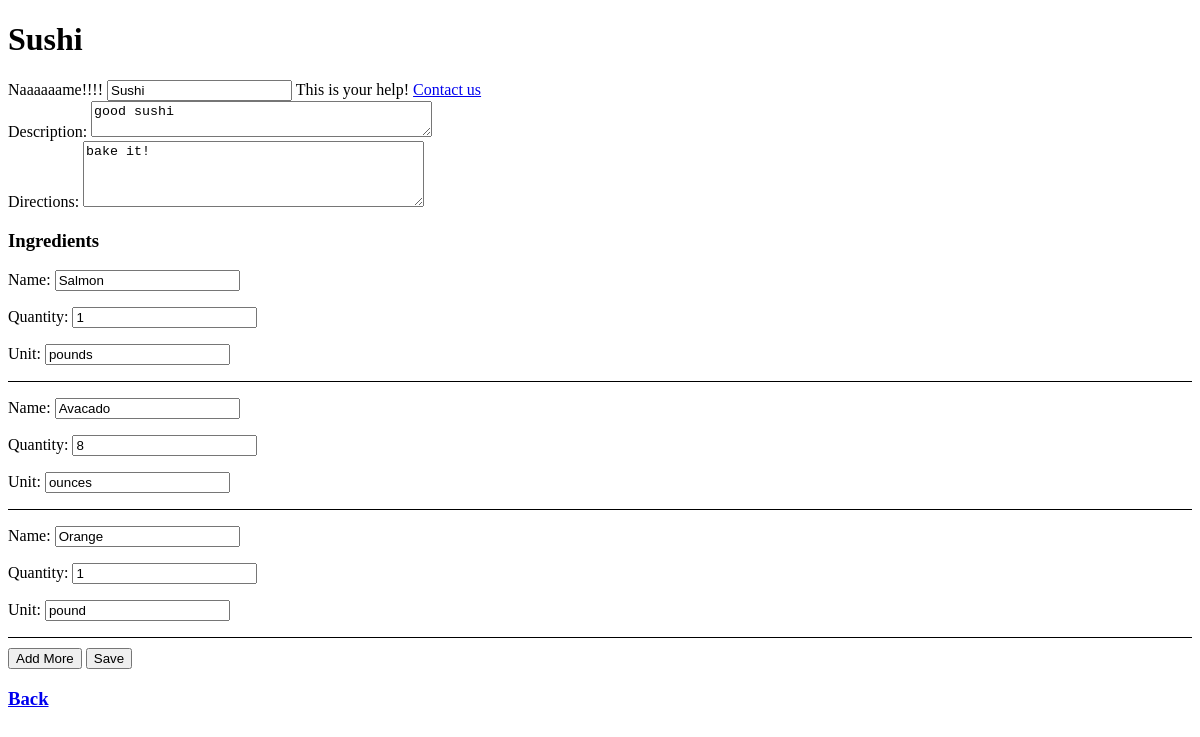
/pantry/recipes/1/edit/ (signed in), run on an earlier commit of the app's database.
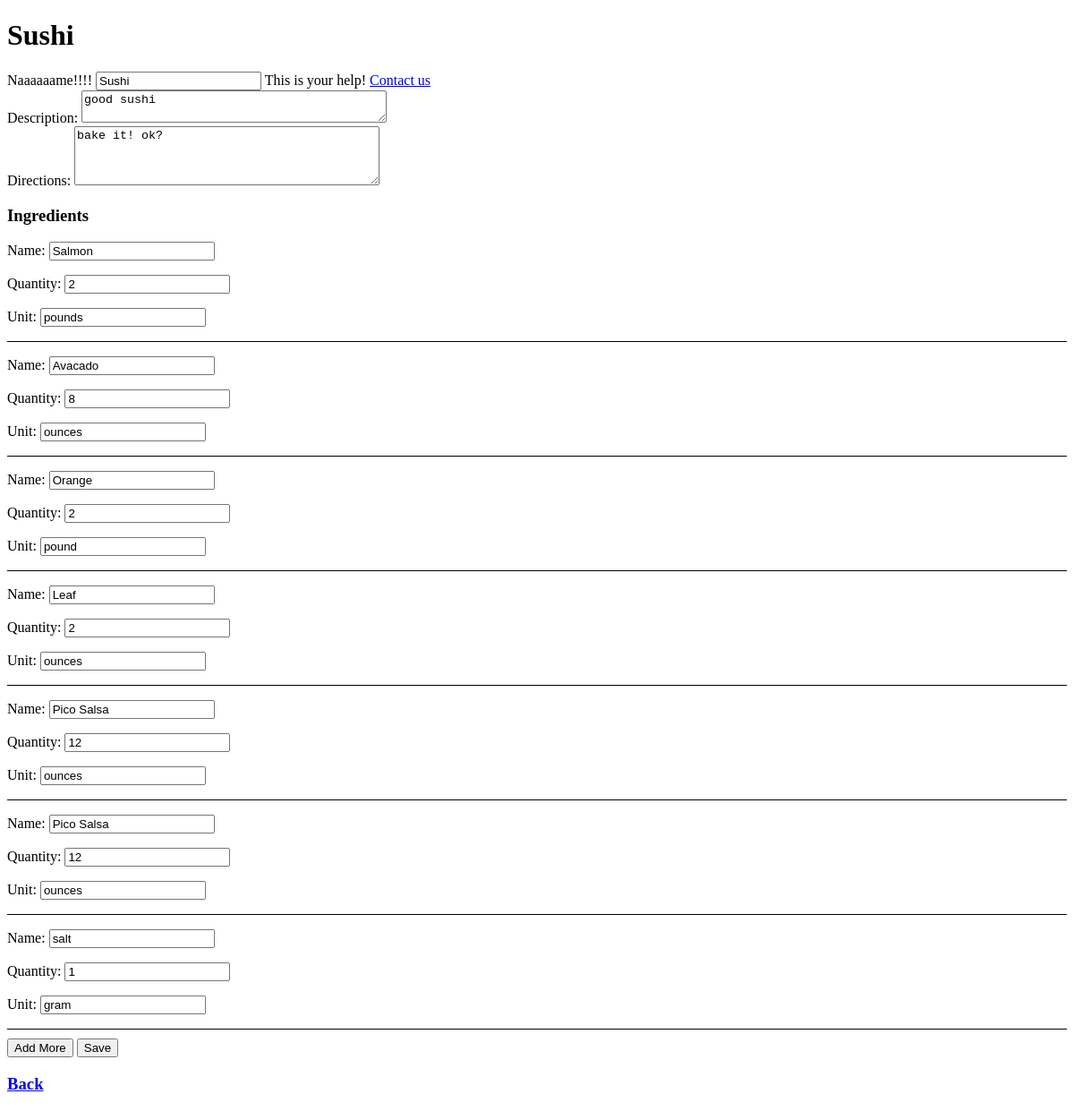
And on a later commit of the database.
### recipes/models.py (models this page shows, shortened)
class Recipe(models.Model):
    user = models.ForeignKey(settings.AUTH_USER_MODEL, on_delete=models.CASCADE)
    name = models.CharField(max_length=220)
    description = models.TextField(blank=True, null=True)
    directions = models.TextField(blank=True, null=True)
    timestamp = models.DateTimeField(auto_now_add=True)
    updated = models.DateTimeField(auto_now=True)
    active = models.BooleanField(default=True)

### recipes/views.py (the view, shortened to what this page needs)
# urls.py: path('<int:id>/edit/', recipe_update_view, name='update'),
@login_required
def recipe_update_view(request, id=None):
    obj = get_object_or_404(Recipe, id=id, user=request.user)
    form = RecipeForm(request.POST or None, instance=obj)
    RecipeIngredientsFormset = modelformset_factory(RecipeIngredients, form=RecipeIngredientsForm, extra=0)
    qs = obj.recipeingredients_set.all()
    formset = RecipeIngredientsFormset(request.POST or None, queryset=qs)
    context = {
        'form':form,
        'formset':formset,
        'obj':obj
    }
    return render(request, 'recipes/create-update.html', context=context)

### recipes/forms.py
class RecipeForm(forms.ModelForm):
    required_css_class = 'required-field' # css classes have '-' between then not '_'
    error_css_class = 'error-field'
    ''
    name = forms.CharField(widget=forms.TextInput(attrs={'class': 'form-control', 'placeholder':'Recipe Name'}), help_text='This is your help! <a href="../../../../">Contact us</a>')
    ''
    ''
    ''
    def __init__(self, *args, **kwargs):
        super().__init__(*args, **kwargs)
        for field in self.fields:
            new_data = {
            'placeholder':f'Recipe {str(field)}',
            'class':'form-control'
        }
            self.fields[str(field)].widget.attrs.update(new_data) # you can pass **new_data too, in order to unpack it
        self.fields['name'].label= 'Naaaaaame!!!!'
        self.fields['name'].widget.attrs.update({'class':'form-control-2'})
        self.fields['description'].widget.attrs.update({'rows':'2'})
        self.fields['directions'].widget.attrs.update({'rows':'4'})
    class Meta:
        model = Recipe
        fields = ['name', 'description', 'directions']

### Templates/Recipes/create-update.html (shortened to what this page needs)
{% extends 'Base.html' %}
{% block title %}
<h1>{{obj.name}}</h1>
{% endblock %}
{% block content %}
<form action='.' method='POST' hx-post='.' hx-swap='outerHTML'>
    {% for field in form %}
    <div class='{% if field.field.required %}{{ form.required_css_class }}{% endif %}'>
        {{ field.label_tag }} {{ field }}
    {% if field.help_text %}
    {{ field.help_text|safe }}
    {% endif %}
    </div>
    {% endfor %}
    {% if formset %}
    <h3>Ingredients</h3>
    <div id='ingredient-form-list'>
        {% for form in formset %}
        <div class='ingredient-form'>
            {{ form.as_p}}
        </div>
        {% endfor %}
    </div>
    <button id='add-more' type='button'>Add More</button>
    {% endif %}
    <button style='margin-top:10px;' type='Submit'>Save</button>
</form>
<h3><a href='../'>Back</a></h3>
{% endblock %}

### Templates/Base.html (shortened to what this page needs)
<!DOCTYPE html>
<html>
    <head>
        {% block title %}
        {% endblock title %}
    </head>
    <body>
        {% block content %}
        {% endblock content %}
    </body>
</html>

### Templates/Recipes/create-update.html (style rules this page uses)
.ingredient-form { border-bottom: 1px solid black; }

What changed in the data, as far as the page shows it:
changed Recipe "Sushi": directions "bake it!" → "bake it! ok?"
Also different on the page:
form field as_p: "1" → "2"
new list line: "Name: Quantity: Unit: Leaf 2 ounces"
new list line: "Name: Quantity: Unit: Pico Salsa 12 ounces"
new list line: "Name: Quantity: Unit: salt 1 gram"
